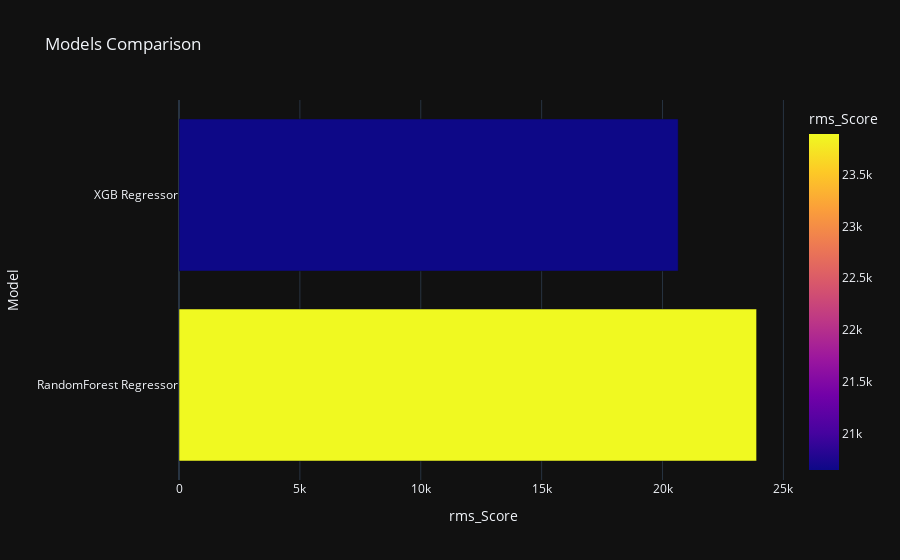

Here is the notebook cell this chart was saved with:
### Code cell
px.bar(data_frame = models, x = 'rms_Score', y = 'Model', color = 'rms_Score', template = 'plotly_dark', title = 'Models Comparison')

### Figure 1 — Plotly figure (JSON) as saved in the notebook; plotly's stock layout.template omitted (floating-point values rounded to 4 significant figures)
{"data": [{"alignmentgroup": "True", "hovertemplate": "rms_Score=%{marker.color}<br>Model=%{y}<extra></extra>", "legendgroup": "", "marker": {"color": [23890.0, 20650.0], "coloraxis": "coloraxis", "pattern": {"shape": ""}}, "name": "", "offsetgroup": "", "orientation": "h", "showlegend": false, "textposition": "auto", "type": "bar", "x": [23890.0, 20650.0], "xaxis": "x", "y": ["RandomForest Regressor", "XGB Regressor"], "yaxis": "y"}], "layout": {"barmode": "relative", "coloraxis": {"colorbar": {"title": {"text": "rms_Score"}}, "colorscale": [[0, "#0d0887"], [0.1111, "#46039f"], [0.2222, "#7201a8"], [0.3333, "#9c179e"], [0.4444, "#bd3786"], [0.5556, "#d8576b"], [0.6667, "#ed7953"], [0.7778, "#fb9f3a"], [0.8889, "#fdca26"], [1, "#f0f921"]]}, "legend": {"tracegroupgap": 0}, "title": {"text": "Models Comparison"}, "xaxis": {"anchor": "y", "domain": [0, 1], "title": {"text": "rms_Score"}}, "yaxis": {"anchor": "x", "domain": [0, 1], "title": {"text": "Model"}}}}
